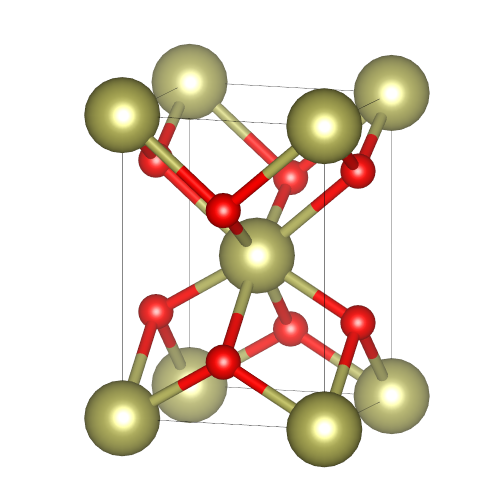
#> input picture docs/paper_figures/source_data/structure_images/HfO2_tetragonal.png, 992 x 980 px (shown at 1/2 size)
$ python plot_spectroscopy_across_dimensions.py
#> lines starting #> are read from the running program, lines starting #| are printed output that depends on the picture; after the words box and inside, x2 and y2 are one past the last pixel; in counts of white or black regions, pixels touching at a corner belong together
"""Plot ZStar IR/Raman validation for bulk, slab, and molecular systems."""

from __future__ import annotations

import argparse
import csv
import hashlib
import json
from pathlib import Path

import matplotlib as mpl
import matplotlib.image as mpimg
import matplotlib.pyplot as plt
import numpy as np


BOHR_TO_ANGSTROM = 0.529177210903
COLORS = {
    "ink": "#202124",
    "muted": "#68717a",
    "grid": "#d9dde1",
    "ir": "#c43d32",
    "raman": "#2f6b9a",
    "reference": "#aeb4ba",
    "bond": "#9aa0a6",
    "cell": "#68717a",
    "H": "#f4f4f4",
    "C": "#3b3b3b",
    "B": "#d88955",
    "N": "#4f79b6",
    "Mo": "#6f7782",
    "S": "#d5a72f",
    "Ba": "#6b9f73",
    "Ti": "#5f78a8",
    "O": "#c84d4d",
    "Ga": "#4f8f72",
    "As": "#a95b69",
}
RADII = {
    "H": 34,
    "C": 96,
    "B": 78,
    "N": 82,
    "Mo": 132,
    "S": 92,
    "Ba": 150,
    "Ti": 105,
    "O": 82,
    "Ga": 104,
    "As": 108,
}


def configure_matplotlib() -> None:
    mpl.rcParams.update(
        {
            "font.family": "sans-serif",
            "font.sans-serif": ["Arial", "Helvetica", "DejaVu Sans"],
            "font.size": 9.5,
            "axes.labelsize": 9.6,
            "axes.titlesize": 10.8,
            "axes.linewidth": 0.8,
            "axes.spines.right": True,
            "axes.spines.top": True,
            "xtick.labelsize": 8.7,
            "ytick.labelsize": 8.7,
            "xtick.direction": "in",
            "ytick.direction": "in",
            "xtick.major.width": 0.65,
            "ytick.major.width": 0.65,
            "pdf.fonttype": 42,
            "svg.fonttype": "none",
            "savefig.facecolor": "white",
            "figure.facecolor": "white",
        }
    )


# [153 lines left out: functions read_abacus_stru, rotate_project, structure_atoms, center_fractional_open_axes, draw_structure, not called in this run]


def load_spectrum(path: Path) -> np.ndarray:
    data = np.loadtxt(path)
    if data.ndim != 2 or data.shape[1] < 2:
        raise ValueError(f"Expected at least two spectrum columns: {path}")
    return data


# [12 lines left out: functions mode_frequency, resolve_annotations, not called in this run]


def normalize(values: np.ndarray) -> np.ndarray:
    peak = np.max(values)
    return values / peak if peak > 0 else values


# [9 lines left out: function load_reference_peaks, not called in this run]


def crop_white_margin(image: np.ndarray) -> np.ndarray:
    rgb = image[..., :3]
    content = (rgb < 0.985).any(axis=2)
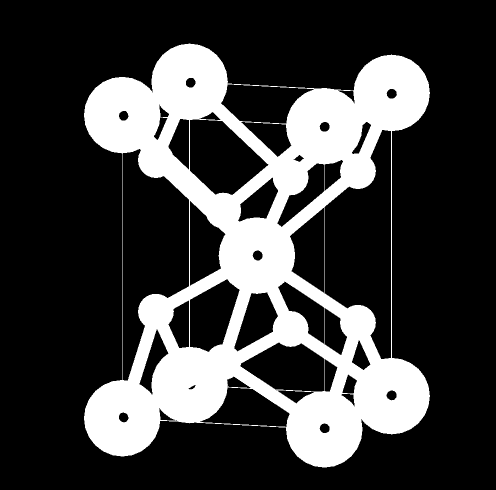
#> content: shape (980, 992) bool (shown at 1/2 size); 24.9% white; 1 white region, box (x1, y1, x2, y2) and area: (168, 87, 860, 935) 241993
    if image.shape[2] == 4:
        content &= image[..., 3] > 0.02
    rows, columns = content.nonzero()
    if not len(rows):
        return image
    pad = max(4, int(0.015 * max(image.shape[:2])))
    return image[
        max(0, int(rows.min()) - pad) : min(image.shape[0], int(rows.max()) + pad + 1),
        max(0, int(columns.min()) - pad) : min(image.shape[1], int(columns.max()) + pad + 1),
    ]
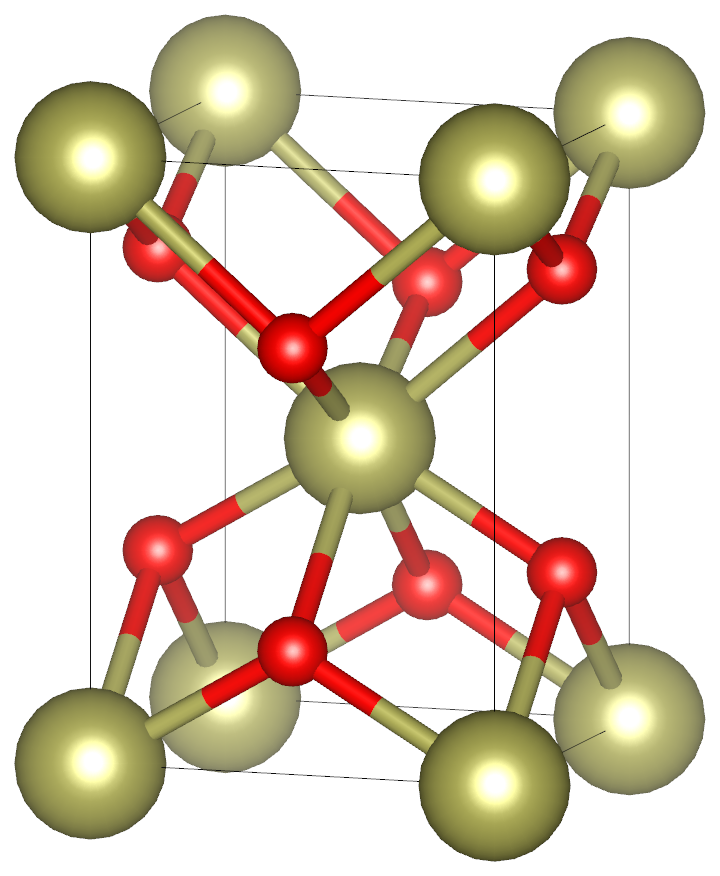
#> returned value: shape (876, 720, 4) float32; mean of channels 0, 1, 2, 3 0.873, 0.813, 0.746, 1; drawn as R, G, B


def add_fitted_image(
    ax,
    image: np.ndarray,
    bounds: tuple[float, float, float, float],
) -> tuple[float, float, float, float]:
    """Fit an image inside axes-fraction bounds without anisotropic scaling."""
#> called with bounds = (0.2, 0.17, 0.79, 0.78)

    left, bottom, width, height = bounds
    axes_box = ax.get_window_extent()
    available_width = width * axes_box.width
    available_height = height * axes_box.height
    image_aspect = image.shape[1] / image.shape[0]
    available_aspect = available_width / available_height

    if image_aspect >= available_aspect:
        fitted_width = width
        fitted_height = available_width / image_aspect / axes_box.height
    else:
        fitted_height = height
        fitted_width = available_height * image_aspect / axes_box.width

    fitted_left = left + 0.5 * (width - fitted_width)
    fitted_bottom = bottom + 0.5 * (height - fitted_height)
    image_ax = ax.inset_axes(
        (fitted_left, fitted_bottom, fitted_width, fitted_height),
        transform=ax.transAxes,
        zorder=0,
    )
    # Preserve the native VESTA screenshot pixels in vector exports.
    image_ax.imshow(image, aspect="equal", interpolation="none")
    image_ax.set_axis_off()
    return fitted_left, fitted_bottom, fitted_width, fitted_height


def draw_structure_image(
    ax,
    row_text: str,
    image_path: Path,
    image_bounds: tuple[float, float, float, float],
) -> None:
    ax.set_xlim(0, 1)
    ax.set_ylim(0, 1)
    image = crop_white_margin(mpimg.imread(image_path))
    add_fitted_image(ax, image, image_bounds)
    # Use one shared left edge for all three two-line labels.
    ax.text(
        0.17,
        1.18,
        row_text,
        transform=ax.transAxes,
        ha="left",
        va="top",
        fontsize=9.7,
        fontweight="bold",
        linespacing=1.35,
        zorder=10,
    )
    ax.set_axis_off()


def draw_axis_triad(
    ax,
    out_of_plane_a: bool,
    b_angle_deg: float = 0.0,
) -> None:
    """Draw a compact crystallographic axis marker in axes coordinates."""
#> called with out_of_plane_a = False, b_angle_deg = -15

    origin = np.array((0.14, 0.13))
    b_dx = 0.24 * 0.6 * 1.3
    axes_box = ax.get_window_extent()
    b_dy = b_dx * (axes_box.width / axes_box.height) * np.tan(
        np.deg2rad(b_angle_deg)
    )
    endpoints = {
        "b": (origin + np.array((b_dx, b_dy)), "#19b92f"),
        "c": (origin + np.array((0.00, 0.24)), "#1f43d5"),
    }
    if not out_of_plane_a:
        endpoints["a"] = (
            origin + 0.8 * 1.5 * np.array((-0.14, -0.13)),
            "#e11b22",
        )
    for label, (endpoint, color) in endpoints.items():
        ax.annotate(
            "",
            xy=endpoint,
            xytext=origin,
            xycoords=ax.transAxes,
            arrowprops={"arrowstyle": "-|>", "color": color, "lw": 1.8, "mutation_scale": 12},
            zorder=12,
        )
        offset = {"a": (-0.02, -0.02), "b": (0.025, -0.01), "c": (0.00, 0.025)}[label]
        ax.text(
            endpoint[0] + offset[0],
            endpoint[1] + offset[1],
            label,
            transform=ax.transAxes,
            ha="center",
            va="center",
            fontsize=9.4,
            color=COLORS["ink"],
            zorder=13,
        )
    ax.scatter(
        [origin[0]],
        [origin[1]],
        transform=ax.transAxes,
        s=46,
        facecolor="white",
        edgecolor="black",
        linewidth=1.0,
        zorder=13,
    )
    if out_of_plane_a:
        ax.scatter(
            [origin[0]],
            [origin[1]],
            transform=ax.transAxes,
            s=12,
            facecolor="#e11b22",
            edgecolor="none",
            zorder=14,
        )
        ax.text(
            origin[0] - 0.045,
            origin[1] - 0.10,
            "a",
            transform=ax.transAxes,
            ha="center",
            va="center",
            fontsize=9.4,
            color=COLORS["ink"],
            zorder=13,
        )


# [163 lines left out: functions draw_spectrum, panel_label, sha256, update_figure_manifest, not called in this run]


def build_figure(
    data_root: Path,
    output: Path,
) -> dict[str, object]:
    available_systems = [
        {
            "name": "CH4",
            "row": "CH$_4$\nMolecule",
            "image": data_root / "structure_images" / "CH4_molecule.png",
            "stru": data_root / "molecular" / "ch4" / "STRU",
            "ir": data_root / "molecular" / "ch4" / "ir_spectrum.dat",
            "ir_modes": data_root / "molecular" / "ch4" / "ir_modes.csv",
            "raman": data_root / "molecular" / "ch4" / "raman_spectrum.dat",
            "raman_modes": data_root / "molecular" / "ch4" / "raman_modes.csv",
            "repeats": (1, 1, 1),
            "view": (40, 24),
            "ir_xlim": (1050, 3250),
            "raman_xlim": (1050, 3250),
            "ir_labels": [
                (7, r"$\nu_4(F_2)$", 0.78, 0.119),
                (15, r"$\nu_3(F_2)$", 0.72, -0.176),
            ],
            "raman_labels": [
                (10, r"$\nu_2(E)$", 0.55, 0.129),
                (12, r"$\nu_1(A_1)$", 0.82, -0.167),
                (15, r"$\nu_3(F_2)$", 0.92, 0.042),
            ],
            "reference_label": "Ref. [56]",
            "reference_broadening": {"ir": 16.0, "raman": 16.0},
            "out_of_plane_a": False,
            "b_axis_angle_deg": -15.0,
            "image_bounds": (0.18, 0.19, 0.82, 0.73),
        },
        {
            "name": "GaAsNW",
            "row": "GaAs nanowire\nNanowire",
            "image": data_root / "structure_images" / "GaAs_nanowire.png",
            "stru": data_root / "gaas_nanowire" / "STRU",
            "ir": data_root / "gaas_nanowire" / "ir" / "ir_spectrum.dat",
            "ir_modes": data_root / "gaas_nanowire" / "ir" / "ir_modes.csv",
            "raman": data_root / "gaas_nanowire" / "raman" / "raman_spectrum.dat",
            "raman_modes": data_root / "gaas_nanowire" / "raman" / "raman_modes.csv",
            "repeats": (1, 1, 3),
            "view": (34, 14),
            "ir_xlim": (20, 660),
            "raman_xlim": (20, 660),
            "ir_labels": [
                (19, r"$A_1$", 0.43, -0.060),
                (43, r"$A_1$", 0.87, -0.080),
                (55, r"$A_1$", 0.54, 0.055),
            ],
            "raman_labels": [
                (17, r"$A_1$", 0.86, -0.055),
                (21, r"$B_1$", 0.58, -0.005),
                (24, r"$A_2$", 0.70, 0.035),
                (29, r"$B_2$", 0.82, 0.070),
            ],
            "reference_label": "Ref. [25]",
            "reference_broadening": {"ir": 7.0, "raman": 7.0},
            "out_of_plane_a": True,
            "image_bounds": (0.28, 0.20, 0.69, 0.58),
        },
        {
            "name": "MoS2",
            "row": "MoS$_2$\n2D",
            "image": data_root / "structure_images" / "MoS2_monolayer.png",
            "stru": data_root / "mos2" / "STRU",
            "ir": data_root / "mos2" / "ir" / "ir_spectrum.dat",
            "ir_modes": data_root / "mos2" / "ir" / "ir_modes.csv",
            "raman": data_root / "mos2" / "raman" / "raman_spectrum.dat",
            "raman_modes": data_root / "mos2" / "raman" / "raman_modes.csv",
            "repeats": (4, 4, 1),
            "view": (8, 16),
            "ir_xlim": (245, 480),
            "raman_xlim": (245, 480),
            "ir_labels": [
                (6, r"$E'$", 0.92, -0.167),
                (9, r"$A_2''$", 0.55, -0.098),
            ],
            "raman_labels": [
                (4, r"$E''$", 0.62, 0.189),
                (6, r"$E'$", 0.92, -0.103),
                (8, r"$A_1'$", 0.92, 0.143),
            ],
            "reference_label": "Ref. [57]",
            "reference_broadening": {"ir": 5.0, "raman": 5.0},
            "out_of_plane_a": True,
            "b_axis_angle_deg": 0.0,
            "image_bounds": (0.17, 0.28, 0.82, 0.55),
        },
        {
            "name": "HfO2",
            "row": "HfO$_2$\nBulk",
            "image": data_root / "structure_images" / "HfO2_tetragonal.png",
            "stru": data_root / "hfo2" / "STRU",
            "ir": data_root / "hfo2" / "ir" / "ir_spectrum.dat",
            "ir_modes": data_root / "hfo2" / "ir" / "ir_modes.csv",
            "raman": data_root / "hfo2" / "raman" / "raman_spectrum.dat",
            "raman_modes": data_root / "hfo2" / "raman" / "raman_modes.csv",
            "repeats": (2, 2, 2),
            "view": (28, 18),
            "ir_xlim": (70, 730),
            "raman_xlim": (70, 730),
            "ir_labels": [
                (6, r"$E_u$", 0.78, 0.091),
                (10, r"$A_{2u}$", 0.92, -0.119),
                (13, r"$E_u$", 0.73, -0.101),
            ],
            "raman_labels": [
                (4, r"$E_g$", 0.60, 0.082),
                (9, r"$A_{1g}$", 0.92, -0.100),
                (11, r"$E_g$", 0.65, -0.099),
                (15, r"$B_{1g}$", 0.78, -0.109),
                (17, r"$E_g$", 0.92, 0.045),
            ],
            "reference_label": "Ref. [47]",
            "reference_broadening": {"ir": 8.0, "raman": 8.0},
            "out_of_plane_a": False,
            "b_axis_angle_deg": -15.0,
            "image_bounds": (0.20, 0.17, 0.79, 0.78),
        },
    ]

    systems_by_name = {system["name"]: system for system in available_systems}
    systems = [systems_by_name[name] for name in ("HfO2", "MoS2", "CH4")]

    reference_path = data_root / "spectroscopy_literature_peaks.csv"
    row_count = len(systems)
    fig, axes = plt.subplots(
        row_count,
        3,
        figsize=(8.0, 6.6),
        gridspec_kw={"width_ratios": (1.04, 1.14, 1.14), "hspace": 0.58, "wspace": 0.38},
    )
    fig.subplots_adjust(left=0.13, right=0.985, top=0.95, bottom=0.07)
    fig.canvas.draw()

    panel = ord("a")
    source_files: list[Path] = []
    for row, system in enumerate(systems):
        draw_structure_image(
            axes[row, 0],
            system["row"],
            system["image"],
            system["image_bounds"],
        )
        draw_axis_triad(
            axes[row, 0],
            system["out_of_plane_a"],
            system["b_axis_angle_deg"],
        )
        ir_data = load_spectrum(system["ir"])
        raman_data = load_spectrum(system["raman"])
        draw_spectrum(
            axes[row, 1],
            ir_data,
            "ir",
            system["ir_xlim"],
            resolve_annotations(system["ir_modes"], system["ir_labels"]),
            load_reference_peaks(reference_path, system["name"], "ir"),
            system["reference_label"],
            system["reference_broadening"]["ir"],
        )
        draw_spectrum(
            axes[row, 2],
            raman_data,
            "raman",
            system["raman_xlim"],
            resolve_annotations(system["raman_modes"], system["raman_labels"]),
            load_reference_peaks(reference_path, system["name"], "raman"),
            system["reference_label"],
            system["reference_broadening"]["raman"],
        )
        axes[row, 1].set_ylabel("Normalized IR intensity")
        axes[row, 2].set_ylabel("Normalized Raman intensity")
        for column in range(3):
            panel_label(axes[row, column], chr(panel), column)
            panel += 1
        source_files.extend(
            (
                system["image"],
                system["stru"],
                system["ir_modes"],
                system["ir"],
                system["raman_modes"],
                system["raman"],
            )
        )

    source_files.append(reference_path)
    source_files.extend(
        path
        for path in (
            data_root / "hfo2" / "provenance.json",
            data_root / "hfo2" / "qpoints.yaml",
            data_root / "hfo2" / "phonopy.yaml",
            data_root / "hfo2" / "irreps.yaml",
            data_root / "hfo2" / "Z-BORN-symm.out",
            data_root / "hfo2" / "raman" / "raman_tensors.npy",
            data_root / "hfo2" / "raman" / "merge_provenance.json",
        )
        if path.is_file()
    )

    output.mkdir(parents=True, exist_ok=True)
    stem = "spectroscopy_across_dimensions"
    products = {
        "png": output / f"{stem}.png",
        "pdf": output / f"{stem}.pdf",
        "svg": output / f"{stem}.svg",
        "powerpoint_svg": output / f"{stem}_powerpoint.svg",
        "tiff": output / f"{stem}.tiff",
    }
    fig.savefig(products["png"], dpi=400, bbox_inches="tight")
    fig.savefig(products["pdf"], dpi=600, bbox_inches="tight")
    fig.savefig(products["svg"], dpi=600, bbox_inches="tight")
    svg_text = products["svg"].read_text(encoding="utf-8")
    products["svg"].write_text(
        "\n".join(line.rstrip() for line in svg_text.splitlines()) + "\n",
        encoding="utf-8",
    )
    with mpl.rc_context({"svg.fonttype": "path"}):
        fig.savefig(products["powerpoint_svg"], dpi=600, bbox_inches="tight")
    fig.savefig(products["tiff"], dpi=600, bbox_inches="tight", pil_kwargs={"compression": "tiff_lzw"})
    plt.close(fig)

    metadata = {
        "figure": stem,
        "backend": f"Python/matplotlib {mpl.__version__}",
        "core_conclusion": "ZStar reproduces mode-resolved IR and Raman selection rules and reference frequencies for representative bulk, slab, and molecular systems.",
        "normalization": "ZStar spectra are normalized independently in every panel; intensities are not compared across rows or response types.",
        "placeholder": False,
        "image_scaling": "Aspect-preserving uniform scaling, centered at the largest size that fits each structure panel.",
        "structure_label_layout": "The chemical-formula line shares the panel-label top baseline; all three two-line labels use one common left edge across rows.",
        "reference_overlay": "Light-gray continuous envelopes are reconstructed from published or archived mode frequencies using the documented relative weights and Gaussian broadening; they are normalized independently and are not absolute-intensity traces.",
        "systems": [system["name"] for system in systems],
        "display_systems": [system["row"].split("\n", 1)[0] for system in systems],
        "layout": f"{row_count} rows by 3 columns",
        "source_data": {
            str(path.relative_to(data_root)).replace("\\", "/"): {"bytes": path.stat().st_size, "sha256": sha256(path)}
            for path in source_files
        },
        "outputs": {key: path.name for key, path in products.items()},
    }
    metadata_path = output / f"{stem}.metadata.json"
    metadata_path.write_text(json.dumps(metadata, indent=2) + "\n", encoding="utf-8")
    update_figure_manifest(output, data_root, metadata, products, source_files)
    return metadata


def main() -> None:
    parser = argparse.ArgumentParser(description=__doc__)
    parser.add_argument(
        "--data-root",
        type=Path,
        default=Path(__file__).resolve().parent / "source_data",
    )
    parser.add_argument(
        "--output",
        type=Path,
        default=Path(__file__).resolve().parent,
    )
    args = parser.parse_args()
    configure_matplotlib()
    metadata = build_figure(
        args.data_root.resolve(),
        args.output.resolve(),
    )
    print(json.dumps(metadata, indent=2))


if __name__ == "__main__":
#> (the run stopped early here; a loop or call above may not have finished)
